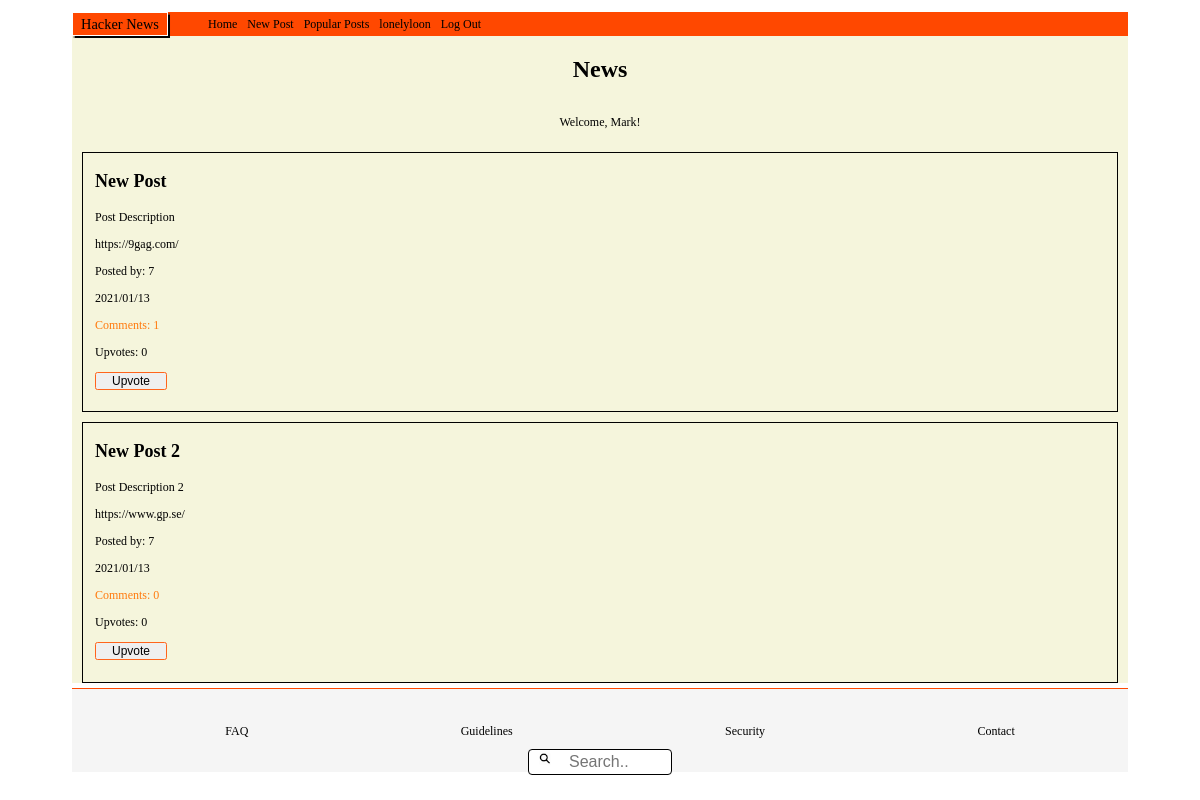
The page /index.php (signed in) on the database as committed earlier.
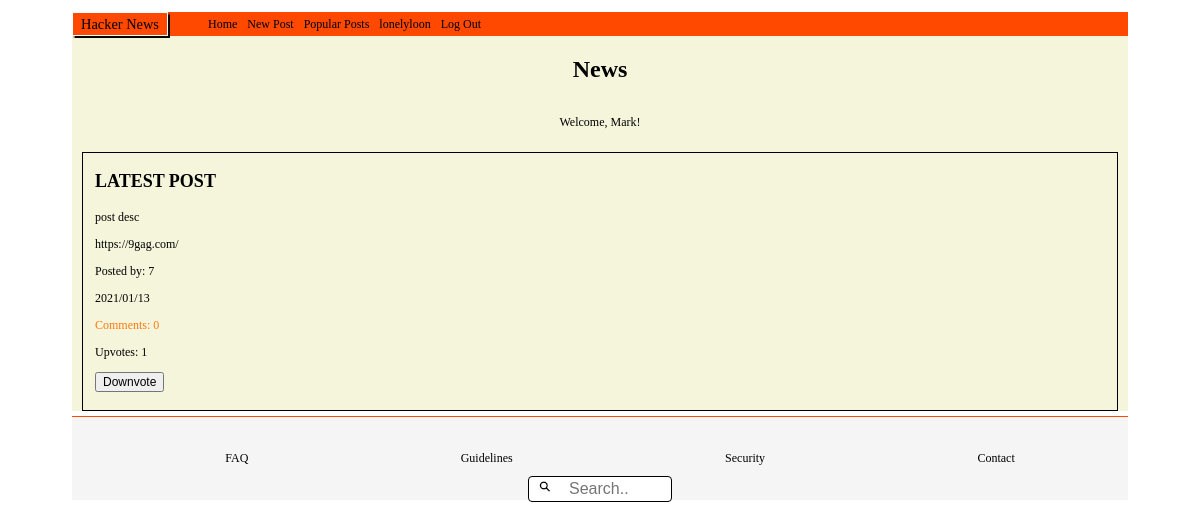
The same page on the database as committed later.
### tables this page shows
CREATE TABLE Posts (
	id integer PRIMARY KEY AUTOINCREMENT,
	title string,
	description string,
	post_url varchar,
	post_date datetime,
	user_id varchar,
	user_username varchar
);

### web/config.php (called while the page is built, shortened)
<?php
return [
    'title' => 'News',
    'database_path' => sprintf('sqlite:%s/database/hackernews.db', __DIR__),
];

### web/autoload.php (called while the page is built, shortened)
<?php
$config = require __DIR__ . '/config.php';

### web/functions/postsFunction.php (called while the page is built, shortened)
<?php
function fetchAllPosts($pdo)
{
    $statement = $pdo->prepare("SELECT * FROM Posts ORDER BY Posts.post_date DESC");
    $statement->execute();
    $fetchPosts = $statement->fetchAll(PDO::FETCH_ASSOC);
    return $fetchPosts;
}

### web/functions/commentsFunction.php (called while the page is built, shortened)
<?php
function countComments($pdo, $postId)
{
    $statement = $pdo->prepare('SELECT COUNT(*) FROM Comments WHERE post_id = :postId');
    $statement->bindParam(':postId', $postId, PDO::PARAM_INT);
    $statement->execute();
    $comments = $statement->fetch(PDO::FETCH_ASSOC);
    return $comments['COUNT(*)'];
}

### web/functions/upvoteFunctions.php (called while the page is built, shortened)
<?php
function countUpvotes($pdo, $postId)
{
    $statement = $pdo->prepare('SELECT COUNT(*) FROM Likes WHERE post_id = :postId');
    $statement->bindParam(':postId', $postId, PDO::PARAM_INT);
    $statement->execute();
    $upvotes = $statement->fetch(PDO::FETCH_ASSOC);
    return $upvotes['COUNT(*)'];
}
function upvoteUser($pdo, $postId, $userId)
{
    $statement = $pdo->prepare('SELECT * FROM Likes WHERE post_id = :postId AND user_id = :userId;');
    $statement->bindParam(':postId', $postId);
    $statement->bindParam(':userId', $userId);
    $statement->execute();
    $upvoteUser = $statement->fetch(PDO::FETCH_ASSOC);
    return $upvoteUser;
}

### index.php (the view, shortened to what this page needs)
<?php require __DIR__ . '/homepage/header.php'; ?>
<?php require __DIR__ . '/homepage/navbar.php'; ?>
<?php
if (isset($_SESSION['user'])) : ?>
    <section class="index_page">
        <div class="greeting_user_container">
            <h1 class="index_title"><?php echo $config['title']; ?></h1>
            <p> Welcome, <?php echo $_SESSION['user']['first_name']; ?>!</p>
        </div>
        <?php $fetchPost = fetchAllPosts($pdo);
        foreach ($fetchPost as $post) : ?>
            <?php $postId = $post['id'];  ?>
            <?php $userId = $_SESSION['user']['id'];  ?>
            <?php $countComments = countComments($pdo, $postId); ?>
            <?php $countUpvotes = countUpvotes($pdo, $postId); ?>
            <div class="news_feed">
                <h3 class="index_post_title"> <?php echo $post['title']; ?> </h3>
                <p> <?php echo $post['description']; ?> </p>
                <a href="<?php echo $post['post_url'] ?> "> <?php echo $post['post_url']; ?> </a>
                <p> Posted by: <?php echo $post['user_id']; ?> </p>
                <p> <?php echo $post['post_date']; ?> </p>
                <div class="upvotes_comments">
                    <a class="index_comments" href="comments.php?id= <?php echo $post['id']; ?> "> Comments: <?php echo $countComments; ?> </a>
                </div>
                <div>
                    <form action="web/post/upvote.php" method="post">
                        <p class="index_upvotes">Upvotes: <?php echo $countUpvotes; ?></p>
                        <?php $upvoteUser = upvoteUser($pdo, $postId, $userId) ?>
                        <?php if (is_array($upvoteUser)) : ?>
                            <button class="downvote_button" type="submit">Downvote</button>
                        <?php else : ?>
                            <button class="upvote_button" type="submit">Upvote</button>
                        <?php endif; ?>
                    </form>
                </div>
            </div>
        <?php endforeach; ?>
    <?php else : ?>
        <div class="welcome_container">
            <h1>Welcome, please sign in.</h1>
        </div>
    <?php endif; ?>
    </section>
    <?php require __DIR__ . '/homepage/footer.php'; ?>

### homepage/header.php (shortened to what this page needs)
<?php require __DIR__ . '/../web/autoload.php'; ?>
<!DOCTYPE html>
<html lang="en">
<head>
    <link rel="stylesheet" href="/CSS Assests/index.css">
    <link rel="stylesheet" href="/CSS Assests/navBar.css">
    <link rel="stylesheet" href="/CSS Assests/footer.css">
    <link rel="stylesheet" href="/css assests/profile.css">
    <link rel="stylesheet" href="/css assests/settings.css">
    <link rel="stylesheet" href="/css assests/signUp.css">
    <link rel="stylesheet" href="/css assests/postCreator.css">
    <link rel="stylesheet" href="/css assests/loginPage.css">
    <link rel="stylesheet" href="/css assests/comments.css">
</head>

### homepage/navbar.php (shortened to what this page needs)
<body>
    <div class="top_nav">
        <p class="page_title">Hacker News</p>
        <ul class="nav_bar">
            <li>
                <a <?php echo $_SERVER['SCRIPT_NAME'] === '/index.php' ? 'active' : ''; ?>" href="/index.php">Home</a>
            </li>
            <li>
                <a href="/postCreator.php"> New Post </a>
            </li>
            <li>
                <a <?php echo $_SERVER['SCRIPT_NAME'] === '/popularPosts.php' ? 'active' : ''; ?>" href="/popularPosts.php">Popular Posts</a>
            </li>
            <?php if (isset($_SESSION['user'])) : ?>
                <li>
                    <a href="/profile.php?username=<?php echo $_SESSION['user']['username']; ?>"> <?php echo $_SESSION['user']['username']; ?> </a>
                </li>
                <?php if (isset($_SESSION['user'])) : ?>
                    <li>
                        <a href="web/user/logout.php">Log Out</a>
                    </li>
                <?php endif; ?>
            <?php endif; ?>
        </ul>
    </div>

### homepage/footer.php
<footer class="endOfPage">
    <div class="footerListContainer">
        <ul class="footerList">
            <li> FAQ </li>
            <li> Guidelines </li>
            <li> Security </li>
            <li> Contact </li>
        </ul>
    </div>
    <div class="searchBar">
        <form class="searchBarMain">
            <input type="text" name="search" placeholder="Search..">
        </form>
    </div>
</footer>
</body>
</html>

### css assests/index.css (style rules this page uses)
* { box-sizing: border-box; font-size: 12px; }
body { height: 100vh; margin: 0; padding-top: 1rem; padding-left: 6rem; padding-right: 6rem; }
.index_page { background-color: beige; }
.greeting_user_container { display: flex; flex-direction: column; background-color: #ffffff; background-color: beige; justify-content: center; align-items: center; }
.news_feed { margin: 10px; margin-bottom: 5px; min-height: 15vh; padding-bottom: 1.5rem; padding-left: 1rem; border: solid 1px black; }
.index_title { font-size: 2rem; }
.index_comments { text-decoration: none; color: rgb(255, 122, 13); }
.index_post_title { font-size: 1.5rem; }
.upvote_button { font-size: 1rem; height: 1.5rem; border: solid 1px rgb(255, 100, 28); border-radius: 0.2rem; margin-bottom: 0.3rem; margin-right: 0.3rem; width: 6rem; }

### css assests/navBar.css (style rules this page uses)
.top_nav { display: flex; align-items: center; flex-direction: row; width: 100%; background-color: rgb(255, 72, 0); height: 2rem; }
ul { display: flex; align-items: center; justify-content: space-between; gap: 10px; list-style: none; }
.page_title { display: flex; justify-content: center; align-items: center; font-size: 1.2rem; border: solid 1px white; box-shadow: 1px 1px 1px 0.5px black; height: 2rem; width: 8rem; }
a { text-decoration: none; color: black; }

### css assests/footer.css (style rules this page uses)
.endOfPage { height: 7rem; width: 100%; background-color: whitesmoke; border-top: 1px solid rgb(255, 72, 0); display: flex; align-items: center; justify-content: center; padding: 1rem; }
.searchBarMain input { width: 12rem; height: 1rem; box-sizing: border-box; border: 1px solid black; border-radius: 4px; font-size: 16px; background-color: white; background-image: url("/Assets/search-icon-png-5.png"); background-size: 1rem 1rem; background-position: 0.8rem 0.3rem; background-repeat: no-repeat; padding: 12px 20px 12px 40px; margin-top: 4rem; }
.searchBar { width: 77.5rem; height: 5rem; position: absolute; display: flex; justify-content: center; }
.footerListContainer { height: 100%; width: 100%; display: flex; justify-content: center; margin-top: 0.1rem; }
.footerList { width: 100%; display: flex; justify-content: space-around; flex-direction: row; }

Rows that differ between the two databases and show on the page:
removed posts: title "New Post", description "Post Description", post_url "https://9gag.com/", user "7", post_date "2021/01/13", countComments "1", countUpvotes "0"
removed posts: title "New Post 2", description "Post Description 2", post_url "https://www.gp.se/", user "7", post_date "2021/01/13", countComments "0", countUpvotes "0"
added posts: title "LATEST POST", description "post desc", post_url "https://9gag.com/", user "7", post_date "2021/01/13", countComments "0", countUpvotes "1"
